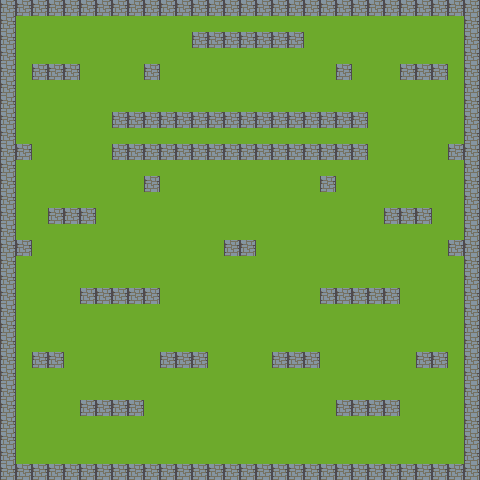

A level layout from a 2D game, rendered from its tile map. Below: a short description, then the map file with tile-grid data replaced by summaries:
An orthogonal 30x30 tile map with 16x16 px tiles, 3 tile layers (Ground, Detail, Events), 2 tilesets.

<map version="1.4" tiledversion="1.4.3" orientation="orthogonal" renderorder="right-down" compressionlevel="0" width="30" height="30" tilewidth="16" tileheight="16" infinite="0" nextlayerid="12" nextobjectid="4">
 <tileset firstgid="1" name="magecity_1" tilewidth="16" tileheight="16" tilecount="360" columns="8">
  <image source="magecity_1.png" width="128" height="725" />
 </tileset>
 <tileset firstgid="361" name="basictiles_2" tilewidth="16" tileheight="16" tilecount="120" columns="8">
  <image source="basictiles_2.png" width="128" height="240" />
  <tile id="1">
   <properties>
    <property name="Event" value="Collide" />
   </properties>
  </tile>
  <tile id="12">
   <properties>
    <property name="Event" value="GoToTitle" />
   </properties>
  </tile>
  <tile id="20">
   <properties>
    <property name="Event" value="WalkOnGrass" />
   </properties>
  </tile>
  <tile id="65">
   <properties>
    <property name="Event" value="GoToBattle" />
   </properties>
  </tile>
 </tileset>
 <layer id="5" name="Ground" width="30" height="30">
  <data>[900 cells, 900 non-empty, 2 distinct tile ids]</data>
 </layer>
 <layer id="6" name="Detail" width="30" height="30">
  <data>[900 cells, 0 non-empty, 0 distinct tile ids]</data>
 </layer>
 <layer id="9" name="Events" width="30" height="30">
  <properties>
   <property name="visible" type="bool" value="false" />
  </properties>
  <data>[900 cells, 205 non-empty, 1 distinct tile ids]</data>
 </layer>
</map>
